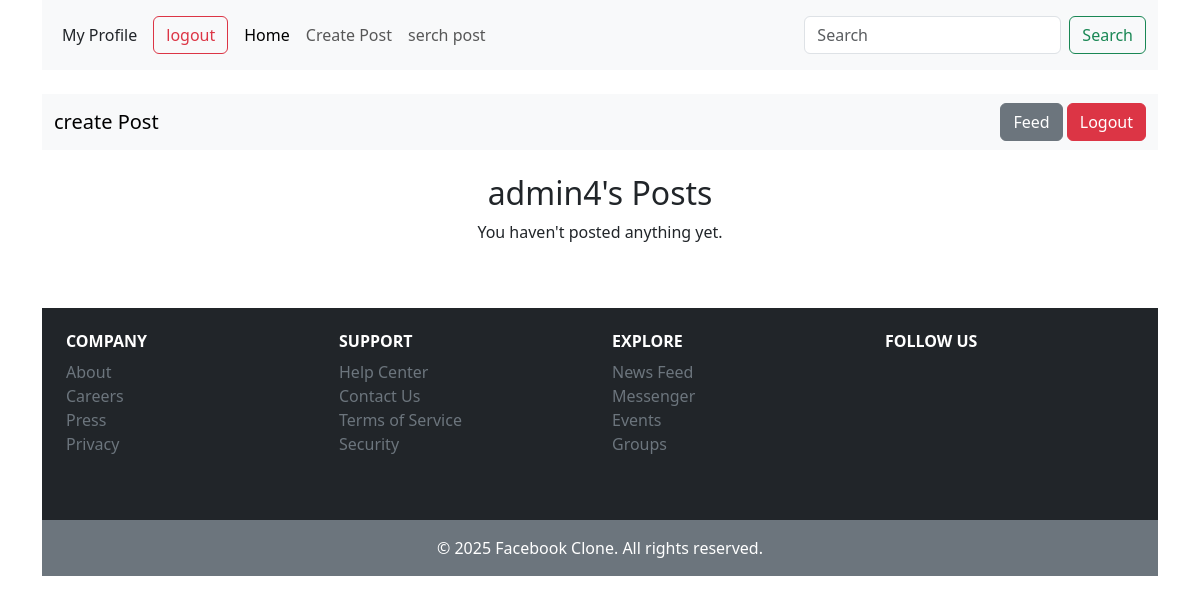
/feed/Profile/ (signed in), run on an earlier commit of the app's database.
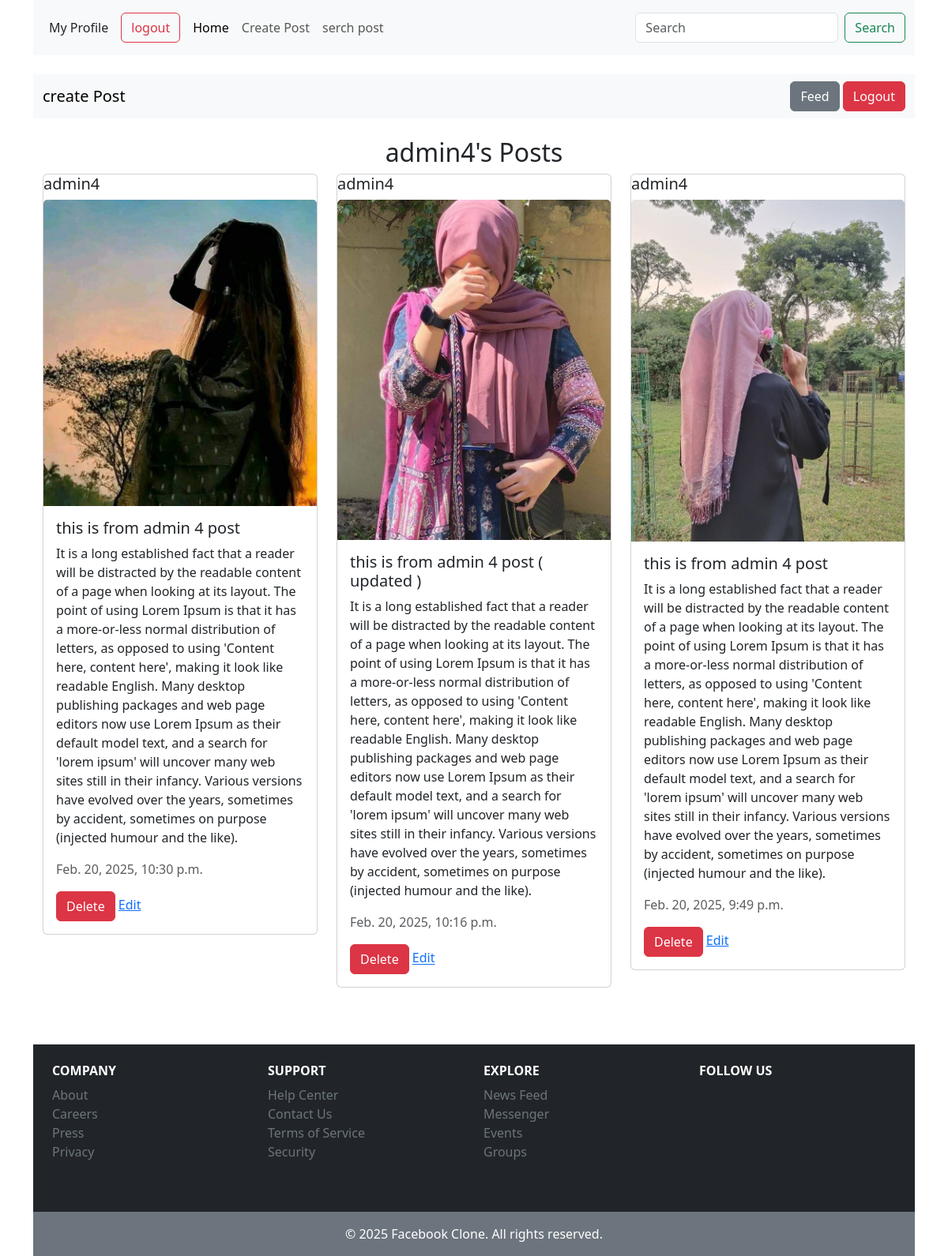
And on a later commit of the database.
### feed/models.py (models this page shows, shortened)
class Post(models.Model):
    CATAGORY =(
        ('Web Developement', 'Web Development'),
        ('Mathematics', 'Mathematics'),
        ('Science', 'Science'),
        ('English', 'English'),
        ('History', 'History'),
        ('Geography', 'Geography'),
        ('Computer Science', 'Computer Science'),
        ('Arts', 'Arts'),
        ('Business', 'Business'),
        ('Health', 'Health'),
        ('Others', 'Others')
    )
    title= models.CharField(max_length=255)
    text = models.TextField()
    catagory = models.CharField(max_length=100, choices=CATAGORY, null=True)
    img = models.ImageField(upload_to=postfile)
    user = models.ForeignKey(User, on_delete=models.CASCADE)
    created_at = models.DateTimeField(auto_now_add=True)  # FIXED typo
    updated_at = models.DateTimeField(auto_now=True)

### feed/views.py (the view)
# urls.py: path("Profile/", views.Profile.as_view(), name='profil'),
@method_decorator(login_required, name="dispatch")
class Profile(LoginRequiredMixin, ListView):
    model = models.Post
    template_name = "feed/profile.html"
    context_object_name = "posts"
    def get_queryset(self):
        return models.Post.objects.filter(user=self.request.user).order_by("-created_at")

### feed/templates/feed/profile.html (shortened to what this page needs)
{% extends "base.html" %}
{% load crispy_forms_tags %}
{% block content %}
<nav class="navbar navbar-expand-lg navbar-light bg-light">
    <div class="container">
        <a class="navbar-brand" href="{% url 'postcreate' %}">create Post</a>
        <div class="ms-auto">
            <a href="{% url 'home' %}" class="btn btn-secondary">Feed</a>
            <a href="{% url 'logout' %}" class="btn btn-danger">Logout</a>
        </div>
    </div>
</nav>
<div class="container mt-4">
    <h2 class="text-center">{{ request.user.username }}'s Posts</h2>
    <div class="row">
        {% for post in posts %}
        <div class="col-md-4 col-sm-6 mb-4">
            <div class="card">
                    <h5 class="card-title">{{ post.user.username }}</h5>
                    <img src="{{ post.img.url }}" class="card-img-top" alt="Post Image">
                    <div class="card-body">
                        <h5 class="card-title">{{ post.title }}</h5>
                        <p class="card-text">{{ post.text }}</p>
                        <p class="text-muted">{{ post.updated_at }}</p>
                        <a href="{% url 'deletepost' post.id %}" class="btn btn-danger">Delete</a>
                        <a href="{% url "updatepost" post.id %}" class="card-link">Edit</a>
                    </div>
                </div>
            </div>
        {% empty %}
            <p class="text-center">You haven't posted anything yet.</p>
        {% endfor %}
    </div>
</div>
{% endblock %}

What changed in the data, as far as the page shows it:
added Post: user.username "admin4", img (picture), title "this is from admin 4 post", text "It is a long established fact that a reader will be distracted by the readable content of a page when looking at its layout. The point of using Lorem Ipsum is that it has a more-or-less normal distribution of letters, as opposed to using 'Content here, content here', making it look like readable English. Many desktop publishing packages and web page editors now use Lorem Ipsum as their default model text, and a search for 'lorem ipsum' will uncover many web sites still in their infancy. Various versions have evolved over the years, sometimes by accident, sometimes on purpose (injected humour and the like).", updated_at "Feb. 20, 2025, 10:30 p.m."
added Post: user.username "admin4", img (picture), title "this is from admin 4 post ( updated )", text "It is a long established fact that a reader will be distracted by the readable content of a page when looking at its layout. The point of using Lorem Ipsum is that it has a more-or-less normal distribution of letters, as opposed to using 'Content here, content here', making it look like readable English. Many desktop publishing packages and web page editors now use Lorem Ipsum as their default model text, and a search for 'lorem ipsum' will uncover many web sites still in their infancy. Various versions have evolved over the years, sometimes by accident, sometimes on purpose (injected humour and the like).", updated_at "Feb. 20, 2025, 10:16 p.m."
added Post: user.username "admin4", img (picture), title "this is from admin 4 post", text "It is a long established fact that a reader will be distracted by the readable content of a page when looking at its layout. The point of using Lorem Ipsum is that it has a more-or-less normal distribution of letters, as opposed to using 'Content here, content here', making it look like readable English. Many desktop publishing packages and web page editors now use Lorem Ipsum as their default model text, and a search for 'lorem ipsum' will uncover many web sites still in their infancy. Various versions have evolved over the years, sometimes by accident, sometimes on purpose (injected humour and the like).", updated_at "Feb. 20, 2025, 9:49 p.m."
Also different on the page:
text no longer shown: "You haven't posted anything yet."
